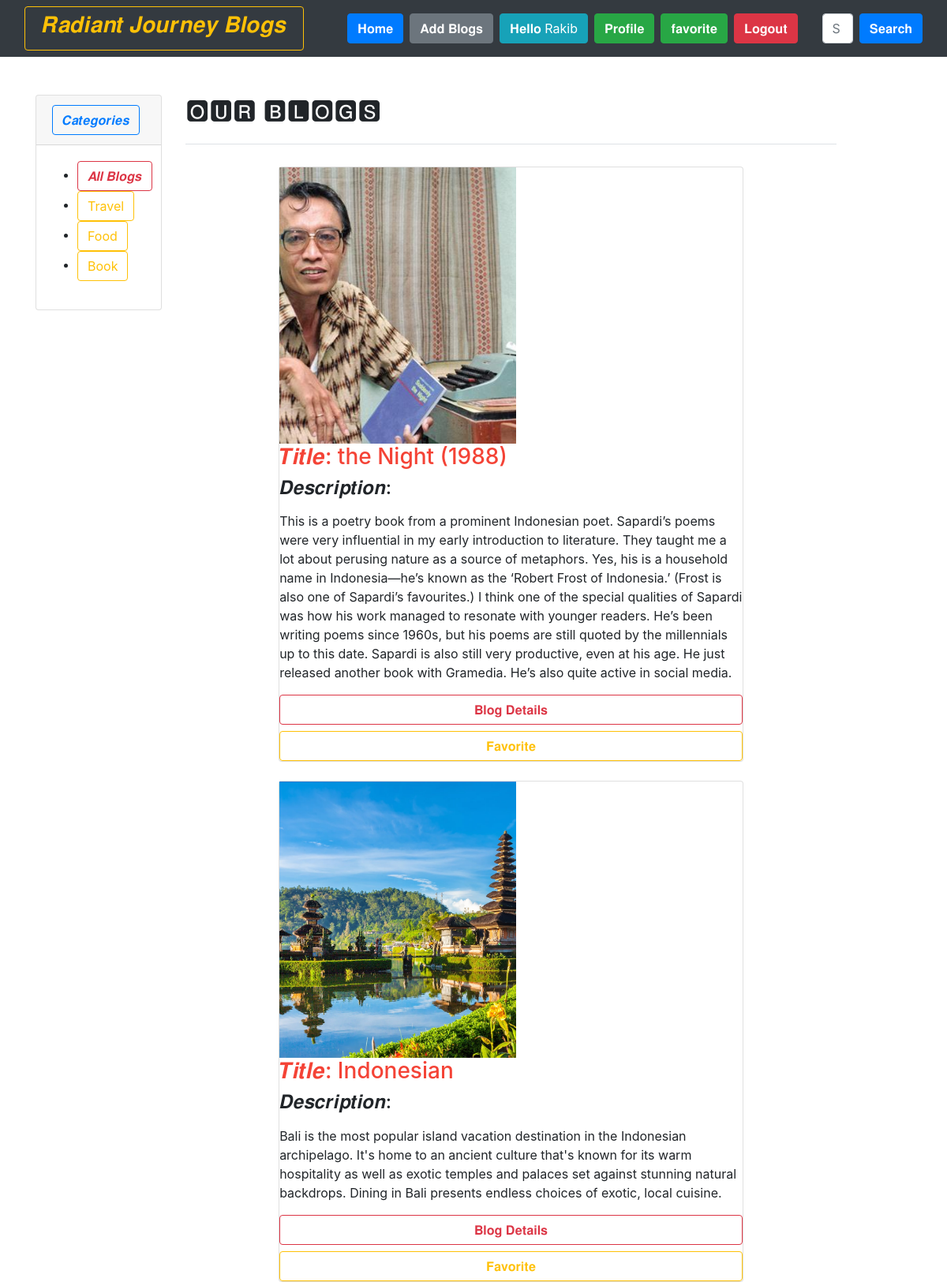
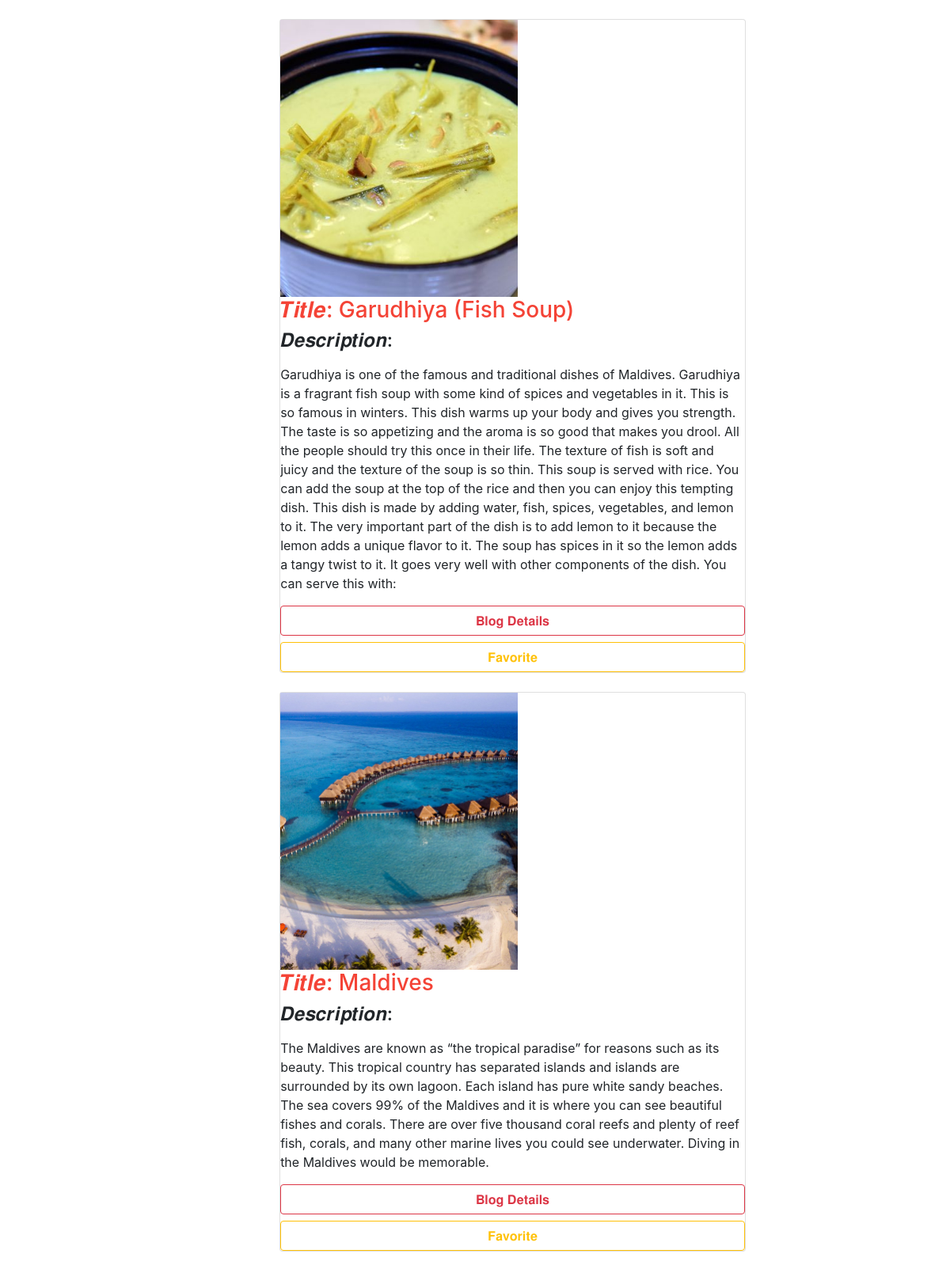
The app's page / (signed in, upper part) with its own data (2 pictures, top to bottom).
### home/models.py (models this page shows, shortened)
class Category(models.Model):
    category_name=models.CharField(max_length=50,unique=True)
    slug=models.SlugField(max_length=100,unique=True)

class BlogPost(models.Model):
    title=models.CharField(max_length=255)
    author= models.ForeignKey(User, on_delete=models.CASCADE)
    slug=models.CharField(max_length=130)
    content=models.TextField()
    image = models.ImageField(upload_to="profile_pics", blank=True, null=True)
    dateTime=models.DateTimeField(auto_now_add=True)
    category=models.ForeignKey(Category,on_delete=models.CASCADE)

### home/views.py (the view)
# urls.py: path("", views.blogs, name="blogs"),
def blogs(request, slug=None):
    categories = None
    posts = BlogPost.objects.all().order_by('-dateTime')
    print("In blogs")
    if not request.user.is_authenticated:
        return redirect('login')
    if slug:
        categories = get_object_or_404(Category, slug=slug)
        posts = posts.filter(category=categories).order_by('-dateTime')
        print(posts)
    categories = Category.objects.all()
    favorite_blogs = Favorite.objects.filter(user=request.user).values_list('blog', flat=True)
    return render(request, "blog.html", {'posts': posts,
                                         'favorite_blogs': favorite_blogs,
                                         'categories': categories
                                         })

### home/templates/blog.html (shortened to what this page needs)
{% extends 'base.html' %}
{% block body %}
<section class="section-content padding-y">
  <div class="container">
    <div class="row">
      <aside class="col-md-2">
        <div class="card">
          <article class="filter-group">
            <header class="card-header">
              <a href="#" data-toggle="collapse" data-target="#collapse_1" aria-expanded="true" class="">
                <button class="btn btn-outline-primary">𝑪𝒂𝒕𝒆𝒈𝒐𝒓𝒊𝒆𝒔</button>
              </a>
            </header>
            <div class="filter-content collapse show" id="collapse_1" style="">
              <div class="card-body">
                <ul class="list-menu">
                  <li class="me-2">
                    <button class="btn btn-outline-danger" onclick="window.location.href='{% url 'blogs' %}'">𝑨𝒍𝒍 𝑩𝒍𝒐𝒈𝒔</button>
                </li>
                  {% for cat in categories %}
                  <li>
                    <button class="btn btn-outline-warning" onclick="window.location.href='{% url 'cat_wise_blog' slug=cat.slug %}'">{{cat.category_name}}</button>
                </li>
                  {% endfor %}
              </ul>
              </div>
            </div>
          </article>
        </div>
      </aside>
      <main class="col-md-9">
        <header class="border-bottom mb-4 pb-3">
          <div class="form-inline">
            <span class="mr-md-auto"><b></b> <h2>🅾🆄🆁 🅱🅻🅾🅶🆂</h2></span>
          </div>
        </header>
        <div style=" " class="row mx-auto justify-content-center">
          {% if posts %}
          {% for blog in posts %}
            <div style="max-width:500pxpx;" class="col-lg-9  m-1">
              <figure class="card card-product-grid">
                <div class="img-wrap">
                  <a href="#"><img style="max-width:300px; height:350px; object-fit:cover;" src="{{ blog.image.url }}" /></a>
                </div>
                <figcaption class="info-wrap">
                  <div class="fix-height">
                    <h3>
                      <a style="text-decoration: none; color: #f44336;">
                        𝑻𝒊𝒕𝒍𝒆: {{ blog.title }}
                      </a>
                    </h3>
                   <h4> <p>𝑫𝒆𝒔𝒄𝒓𝒊𝒑𝒕𝒊𝒐𝒏:</h4>{{ blog.content }}</p>
                  <a class="btn btn-outline-danger btn-block" href="{% url 'blog_details' blog_id=blog.id %}">𝐁𝐥𝐨𝐠 𝐃𝐞𝐭𝐚𝐢𝐥𝐬</a>
                  <a class="btn btn-outline-warning btn-block" href="{% url 'save_favorite' blog_id=blog.id %}">𝐅𝐚𝐯𝐨𝐫𝐢𝐭𝐞</a>
                </figcaption>
              </figure>
            </div>
          {% endfor %}
          {% else %}
          <div>
            <h2>No result found. Please try again.</h2>
          </div>
          {% endif %}
        </div>
{% endblock %}

### home/templates/base.html (shortened to what this page needs)
<!doctype html>
<html lang="en">
  <head>
    <link href="//maxcdn.bootstrapcdn.com/bootstrap/4.1.1/css/bootstrap.min.css" rel="stylesheet" id="bootstrap-css">
    <link href="https://cdn.jsdelivr.net/npm/bootstrap@5.0.2/dist/css/bootstrap.min.css" rel="stylesheet">
    <link rel="stylesheet" href="https://maxcdn.bootstrapcdn.com/bootstrap/4.0.0/css/bootstrap.min.css">
  </head>
  <body>
    <nav class="navbar navbar-expand-lg navbar-dark bg-dark sticky-top">
        <div class="container-fluid">
          <a style="text-align:center;width: 40%;margin: auto;" class="btn btn-outline-warning me-4" href="#"><h3>𝑹𝒂𝒅𝒊𝒂𝒏𝒕 𝑱𝒐𝒖𝒓𝒏𝒆𝒚 𝑩𝒍𝒐𝒈𝒔</h3></a>
          <div class="collapse navbar-collapse" id="navbarSupportedContent">
          <div class="container mx-3">
            <ul class="navbar-nav me-auto mb-2 mb-lg-0">
              <li class="nav-item">
                <a class="btn btn-primary me-2" aria-current="page" href="/">𝐇𝐨𝐦𝐞</a>
              </li>
              {% if user.is_authenticated %}
              <li class="nav-item">
                <a class="btn btn-secondary me-2 " href="/add_blogs/">𝐀𝐝𝐝 𝐁𝐥𝐨𝐠𝐬</a>
              </li>
              <li class="nav-item">
                <a class="btn btn-info me-2" href="#">𝐇𝐞𝐥𝐥𝐨 {{request.user}}</a>
              </li>
              <li class="nav-item">
                <a class="btn btn-success me-2" href="/profile/">𝐏𝐫𝐨𝐟𝐢𝐥𝐞</a>
              </li>
              <li class="nav-item">
                <a class="btn btn-success me-2" href="/favorite/">𝐟𝐚𝐯𝐨𝐫𝐢𝐭𝐞</a>
              </li>
              <li class="nav-item">
                <a class="btn btn-danger"href="/logout/">𝐋𝐨𝐠𝐨𝐮𝐭</a>
              </li>
              {% endif %}
            </ul>
            </div>
            <form class="d-flex" method="POST" action="/search/"> {% csrf_token %}
              <input class="form-control me-2" type="search" placeholder="Search" name="searched" id="searched" aria-label="Search">
              <button href="/search/" class="btn btn-primary" type="submit">𝐒𝐞𝐚𝐫𝐜𝐡</button>
            </form>
          </div>
        </div>
      </nav>
      {% block body %}
      {% endblock %}
</body>
</html>

### records on screen
Category: category_name "Travel"
Category: category_name "Food"
Category: category_name "Book"
BlogPost: image (picture), title "the Night (1988)", content "This is a poetry book from a prominent Indonesian poet. Sapardi’s poems were very influential in my early introduction to literature. They taught me a lot about perusing nature as a source of metaphors. Yes, his is a household name in Indonesia—he’s known as the ‘Robert Frost of Indonesia.’ (Frost is also one of Sapardi’s favourites.) I think one of the special qualities of Sapardi was how his work managed to resonate with younger readers. He’s been writing poems since 1960s, but his poems are still quoted by the millennials up to this date. Sapardi is also still very productive, even at his age. He just released another book with Gramedia. He’s also quite active in social media."
BlogPost: image (picture), title "Indonesian", content "Bali is the most popular island vacation destination in the Indonesian archipelago. It's home to an ancient culture that's known for its warm hospitality as well as exotic temples and palaces set against stunning natural backdrops. Dining in Bali presents endless choices of exotic, local cuisine."
BlogPost: image (picture), title "Garudhiya (Fish Soup)", content "Garudhiya is one of the famous and traditional dishes of Maldives. Garudhiya is a fragrant fish soup with some kind of spices and vegetables in it. This is so famous in winters. This dish warms up your body and gives you strength. The taste is so appetizing and the aroma is so good that makes you drool. All the people should try this once in their life. The texture of fish is soft and juicy and the texture of the soup is so thin. This soup is served with rice. You can add the soup at the top of the rice and then you can enjoy this tempting dish. This dish is made by adding water, fish, spices, vegetables, and lemon to it. The very important part of the dish is to add lemon to it because the…"
BlogPost: image (picture), title "Maldives", content "The Maldives are known as “the tropical paradise” for reasons such as its beauty. This tropical country has separated islands and islands are surrounded by its own lagoon. Each island has pure white sandy beaches. The sea covers 99% of the Maldives and it is where you can see beautiful fishes and corals. There are over five thousand coral reefs and plenty of reef fish, corals, and many other marine lives you could see underwater. Diving in the Maldives would be memorable."

### other values on screen
{{ request.user }} "Rakib"
